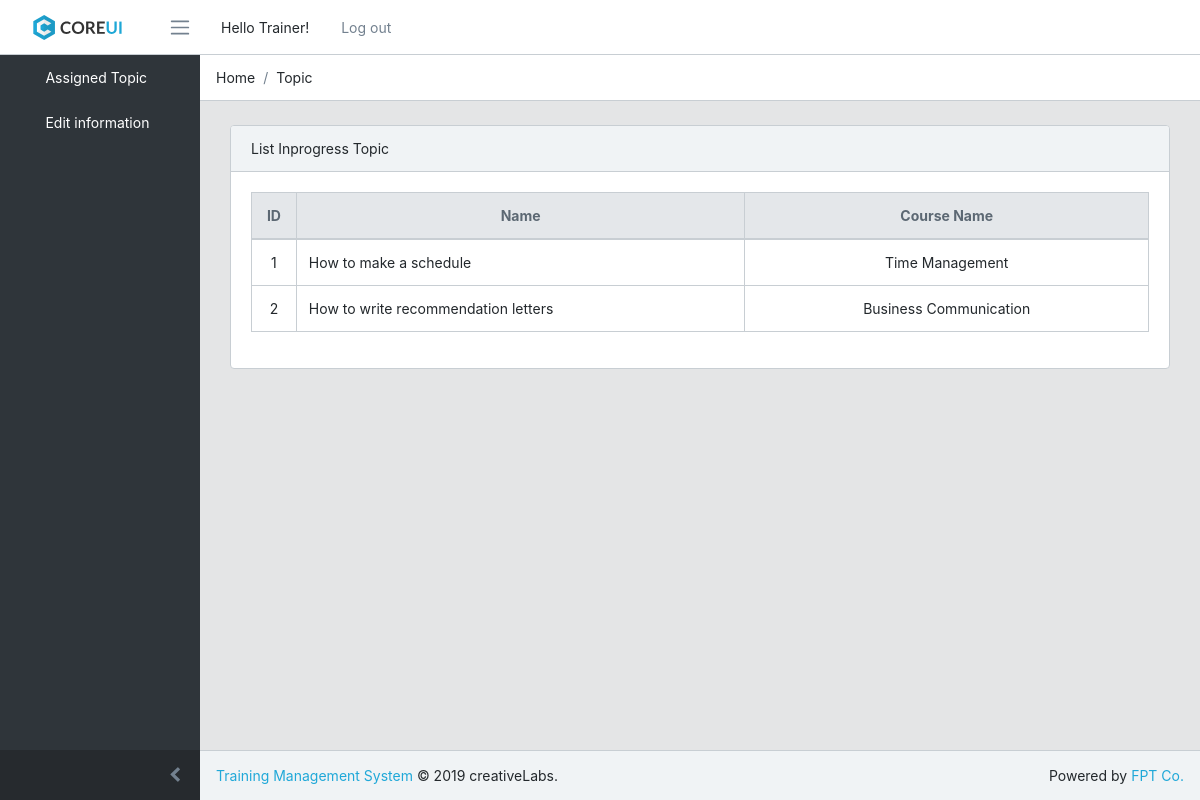
Screenshot of /?controller=topic&action=inprogress (signed in) with the database file from the repository.
### tables this page shows
CREATE TABLE IF NOT EXISTS `gu_topic` (
  `TopicID` int(11) NOT NULL AUTO_INCREMENT,
  `TrainerID` int(11) NOT NULL,
  `CourseID` int(11) NOT NULL,
  `TopicName` varchar(100) NOT NULL,
  PRIMARY KEY (`TopicID`),
  KEY `TrainerID` (`TrainerID`),
  KEY `CourseID` (`CourseID`)
);

CREATE TABLE IF NOT EXISTS `gu_course` (
  `CourseID` int(11) NOT NULL AUTO_INCREMENT,
  `CategoryID` int(11) NOT NULL,
  `CourseName` varchar(100) NOT NULL,
  PRIMARY KEY (`CourseID`),
  KEY `CategoryID` (`CategoryID`)
);

### controllers/topic_controller.php (called while the page is built, shortened)
<?php
require_once('models/topic.php');
class TopicController extends BaseController
{
  public function inprogress()
  {
    $topics = Topic::inprogress($_SESSION['id']);
    $data = array('topics' => $topics);
    $this->render('inprogress', $data);
  }
}

### routes.php (called while the page is built, shortened)
<?php
	$controller = new $klass;
	$controller->$action();

### index.php (called while the page is built, shortened)
<?php
	require_once('routes.php');

### models/topic.php (called while the page is built, shortened)
<?php
class Topic
{
  function __construct($id, $name, $trainerId, $courseId, $trainerName, $courseName)
  {
    $this->id = $id;
    $this->name = $name;
    $this->courseName = $courseName;
  }
  static function inprogress($trainerId)
  {
    $list = [];
    $db = DB::getInstance();
    $req = $db->query("SELECT gu_topic.*, CourseName
                      FROM gu_topic LEFT JOIN gu_course ON gu_topic.CourseID = gu_course.CourseID
                      WHERE TrainerID = $trainerId;");
    foreach ($req->fetchAll() as $item) {
      $list[] = new Topic($item['TopicID'], $item['TopicName'], NULL, NULL, NULL, $item['CourseName']);
    }
    return $list;
  }
}

### views/topic/inprogress.php (the view)
<div class="row">
  <div class="col-md-12">
    <div class="card">
      <div class="card-header">List Inprogress Topic</div>
      <div class="card-body">
          <table class="table table-responsive-sm table-bordered">
              <thead class="thead-light">
                <tr>
                  <th class="text-center align-middle" style="width:5%">ID</th>
                  <th class="text-center align-middle" style="width:50%">Name</th>
                  <th class="text-center align-middle" style="width:45%">Course Name</th>
                </tr>
              </thead>
              <tbody>
				<?php foreach ($topics as $topic) { ?>
				<tr>
					<td class="text-center align-middle">
						<div><?=$topic->id;?> <div>
					</td>
					<td class="align-middle">
						<div><?=$topic->name;?><div>
					</td>
					<td class="text-center align-middle">
						<div><?=$topic->courseName;?><div>
					</td>
				</tr>
				<?php } ?>
			  </tbody>
    	</table>
  	  </div>
	</div>
  </div>
</div>

### rows the page displays
gu_topic: TopicID "1", TopicName "How to make a schedule", CourseID.CourseName "Time Management"
gu_topic: TopicID "2", TopicName "How to write recommendation letters", CourseID.CourseName "Business Communication"

### other values shown
$_SESSION['role'] "Trainer"
$_GET['controller'] "Topic"
